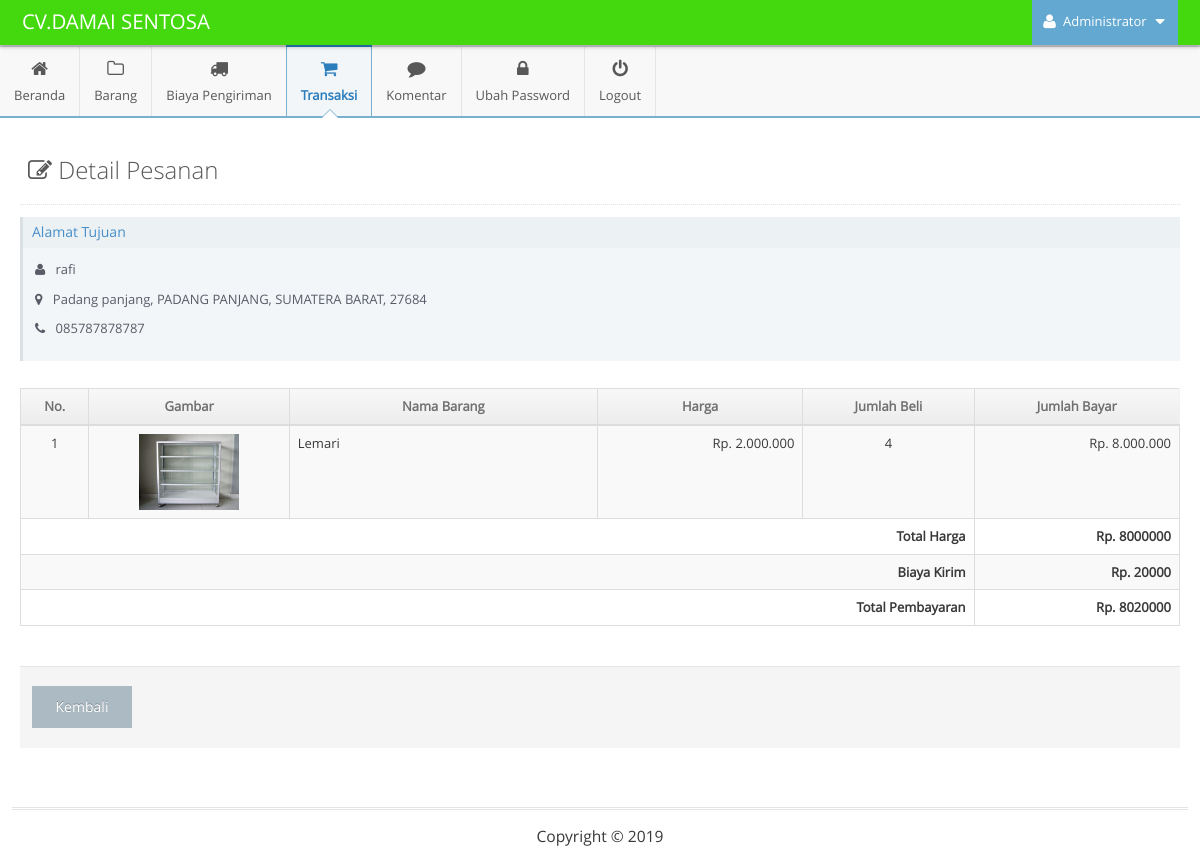
Page /admin/main.php?module=form_pesanan&form=detail&id=1&id_konsumen=52 (signed in) on the committed database.
### tables this page shows
CREATE TABLE `tbl_konsumen` (
  `id_konsumen` int(11) NOT NULL,
  `tanggal_daftar` timestamp NOT NULL DEFAULT CURRENT_TIMESTAMP,
  `nama_konsumen` varchar(30) NOT NULL,
  `alamat` varchar(100) NOT NULL,
  `kota` int(4) NOT NULL,
  `provinsi` int(2) NOT NULL,
  `kode_pos` varchar(5) NOT NULL,
  `telepon` varchar(12) NOT NULL,
  `email` varchar(30) NOT NULL,
  `password` varchar(50) NOT NULL
);

CREATE TABLE `tbl_kabkota` (
  `id_kabkota` int(4) NOT NULL,
  `nama_kabkota` varchar(50) NOT NULL,
  `id_provinsi` int(2) NOT NULL
);

CREATE TABLE `tbl_provinsi` (
  `id_provinsi` int(2) NOT NULL,
  `nama_provinsi` varchar(40) NOT NULL
);

CREATE TABLE `tbl_transaksi_detail` (
  `id_detail` int(11) NOT NULL,
  `id_transaksi` int(11) NOT NULL,
  `id_barang` int(11) NOT NULL,
  `jumlah_beli` int(11) NOT NULL,
  `jumlah_bayar` int(11) NOT NULL
);

CREATE TABLE `tbl_barang` (
  `id_barang` int(11) NOT NULL,
  `id_kategori` int(11) NOT NULL,
  `tanggal_masuk` date NOT NULL,
  `nama_barang` varchar(50) NOT NULL,
  `deskripsi` text NOT NULL,
  `harga` int(11) NOT NULL,
  `stok` int(11) NOT NULL,
  `terjual` int(11) NOT NULL,
  `gambar` varchar(50) NOT NULL
);

CREATE TABLE `tbl_biaya_kirim` (
  `id_biaya` int(11) NOT NULL,
  `provinsi` int(4) NOT NULL,
  `kabkota` int(2) NOT NULL,
  `biaya` int(11) NOT NULL
);

### config/fungsi_rupiah.php (called while the page is built, shortened)
<?php
function format_rupiah_nol($angka){
  $rupiah=number_format($angka,0,',','.');
  return $rupiah;
}
?>

### admin/modules/pesanan/form.php (the view, shortened to what this page needs)
<?php
if ($_GET['form']=='detail') {
	 $query = mysqli_query($mysqli, "SELECT * FROM tbl_konsumen as a INNER JOIN tbl_kabkota as b INNER JOIN tbl_provinsi as c
                                    ON a.kota=b.id_kabkota AND a.provinsi=c.id_provinsi
                                    WHERE id_konsumen='$_GET[id_konsumen]'")
                                    or die('Ada kesalahan pada query tampil data konsumen: '.mysqli_error($mysqli));
    $data = mysqli_fetch_assoc($query);
    $nama_konsumen = $data['nama_konsumen'];
    $alamat        = $data['alamat'];
    $id_kabkota    = $data['id_kabkota'];
    $nama_kabkota  = $data['nama_kabkota'];
    $id_provinsi   = $data['id_provinsi'];
    $nama_provinsi = $data['nama_provinsi'];
    $kode_pos      = $data['kode_pos'];
    $telepon       = $data['telepon'];
?>
	<div class="page-content">
		<div class="page-header">
			<h1 style="color:#585858">
				<i class="ace-icon fa fa-edit"></i>
				Detail Pesanan
			</h1>
		</div>
		<div class="row">
			<div class="col-xs-12">
				<div class="timeline-item clearfix">
					<div style="margin-left:0" class="widget-box transparent">
						<div class="widget-header widget-header-small">
							<h5 class="widget-title smaller">
								<span class="blue">Alamat Tujuan</span>
							</h5>
						</div>
						<div class="widget-body">
							<div class="widget-main">
								<p>
                                    <i style="margin-right:7px" class="fa fa-user"></i>
                                    <?php echo $nama_konsumen; ?>
                                </p>
                                <p>
                                    <i style="margin-right:7px" class="fa fa-map-marker"></i>
                                    <?php echo $alamat; ?>, <?php echo $nama_kabkota; ?>, <?php echo $nama_provinsi; ?>, <?php echo $kode_pos; ?>
                                </p>
                                <p>
                                    <i style="margin-right:7px" class="fa fa-phone"></i>
                                    <?php echo $telepon; ?>
                                </p>
							</div>
						</div>
					</div>
				</div>
				<br>
				<div class="row">
					<div class="col-xs-12">
						<div>
							<table id="simple-table" class="table table-striped table-bordered table-hover">
								<thead>
	                                <tr >
	                                    <th>No.</th>
	                                    <th>Gambar</th>
	                                    <th>Nama Barang</th>
	                                    <th>Harga</th>
	                                    <th>Jumlah Beli</th>
	                                    <th>Jumlah Bayar</th>
	                                </tr>
	                            </thead>
	                            <tbody>
	                            <?php
	                            $no = 1;
	                            $query = mysqli_query($mysqli, "SELECT * FROM tbl_transaksi_detail as a INNER JOIN tbl_barang as b INNER JOIN tbl_transaksi as c
	                                                            ON a.id_barang=b.id_barang AND a.id_transaksi=c.id_transaksi
	                                                            WHERE c.id_transaksi='$_GET[id]'");
	                            while ($data = mysqli_fetch_assoc($query)) {
	                                $jumlah_beli  = $data['jumlah_beli'];
									$jumlah_bayar = $data['jumlah_bayar'];
	                            ?>
	                                <tr>
	                                    <td width='40' class='center'><?php echo $no; ?></td>
	                                    <td width='60' class="center"><img src="../images/barang/<?php echo $data['gambar']; ?>" width="100"></td>
	                                    <td width='180'><?php echo $data['nama_barang']; ?></td>
	                                    <td width='120' align="right">Rp. <?php echo format_rupiah_nol($data['harga']); ?></td>
	                                    <td width='100' class="center"><?php echo $jumlah_beli; ?></td>
	                                    <td width='120' align="right">Rp. <?php echo format_rupiah_nol($jumlah_bayar); ?></td>
	                                </tr>
	                            <?php
	                                $no++;
	                            }
	                            $query2 = mysqli_query($mysqli, "SELECT * FROM tbl_biaya_kirim
	                                                            WHERE provinsi='$id_provinsi' AND kabkota='$id_kabkota'")
	                                                            or die('Ada kesalahan pada query biaya kirim: '.mysqli_error($mysqli));
	                            $data2 = mysqli_fetch_assoc($query2);
	                            $biaya_kirim = $data2['biaya'];
	                            $total_pembayaran = $jumlah_bayar + $biaya_kirim;
	                            ?>
	                                <tr>
	                                    <td align="right" colspan="5"><strong>Total Harga</strong></td>
	                                    <td align="right"><strong>Rp. <?php echo $jumlah_bayar; ?></strong></td>
	                                </tr><tr>
	                                    <td align="right" colspan="5"><strong>Biaya Kirim</strong></td>
	                                    <td align="right"><strong>Rp. <?php echo $biaya_kirim; ?></strong></td>
	                                </tr>
	                                <tr>
	                                    <td align="right" colspan="5"><strong>Total Pembayaran</strong></td>
	                                    <td align="right"><strong>Rp. <?php echo $total_pembayaran; ?></strong></td>
	                                </tr>
	                            </tbody>
							</table>
						</div>
					</div>
				</div>
				<div class="clearfix form-actions">
					<div class="col-md-offset-0 col-md-12">
						<a style="width:100px" href="?module=pesanan" class="btn">Kembali</a>
					</div>
				</div>
			</div>
		</div>
	</div>
<?php
}
?>

### rows in the picture
tbl_konsumen: nama_konsumen "rafi", alamat "Padang panjang", tbl_kabkota.nama_kabkota "PADANG PANJANG", tbl_provinsi.nama_provinsi "SUMATERA BARAT", kode_pos "27684", telepon "085787878787"
tbl_transaksi_detail: id_barang.gambar (picture), id_barang.nama_barang "Lemari", id_barang.harga "2.000.000", jumlah_beli "4", jumlah_bayar "8.000.000", jumlah_bayar "8000000", jumlah_bayar.biaya "8020000"
tbl_biaya_kirim: biaya "20000"

### other values in the picture
$_SESSION['nama_admin'] "Administrator"
